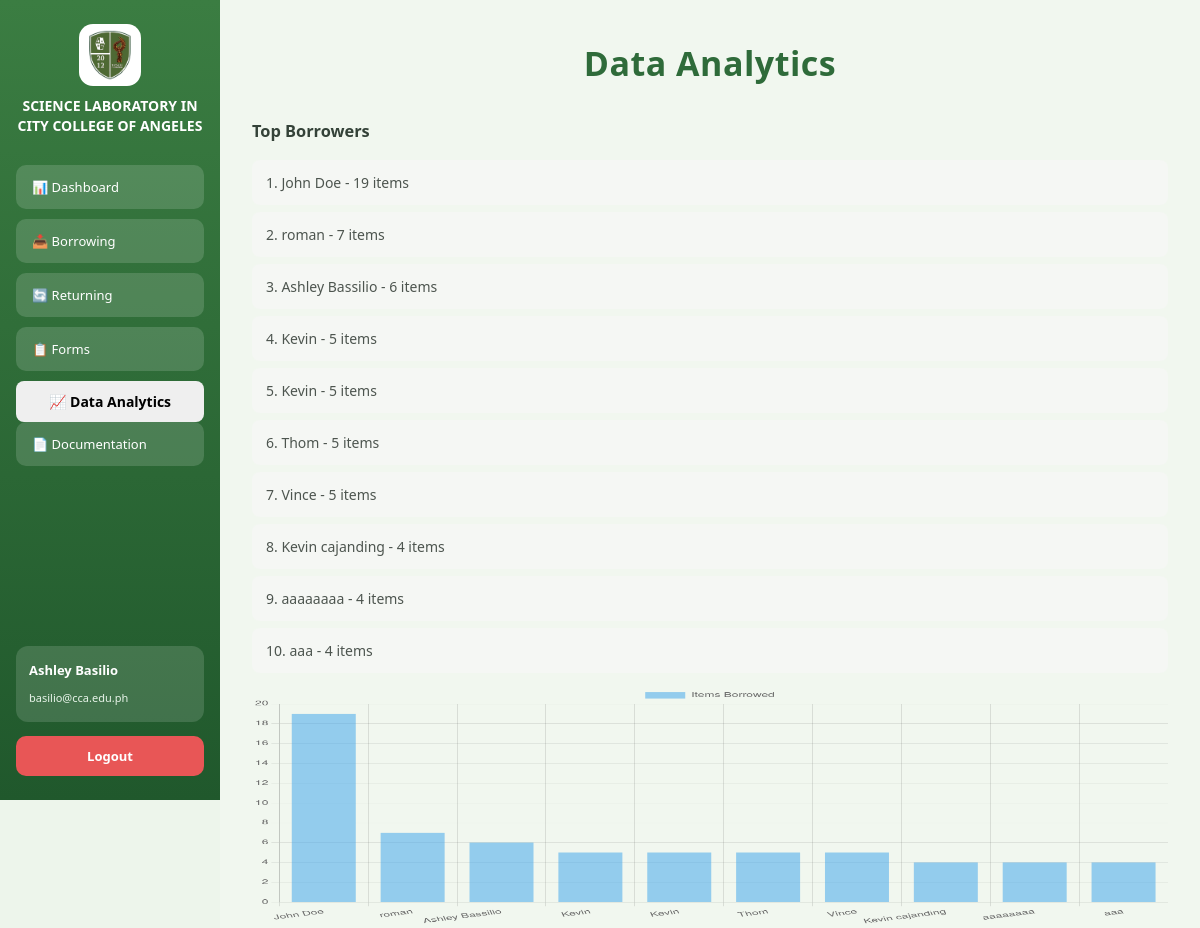
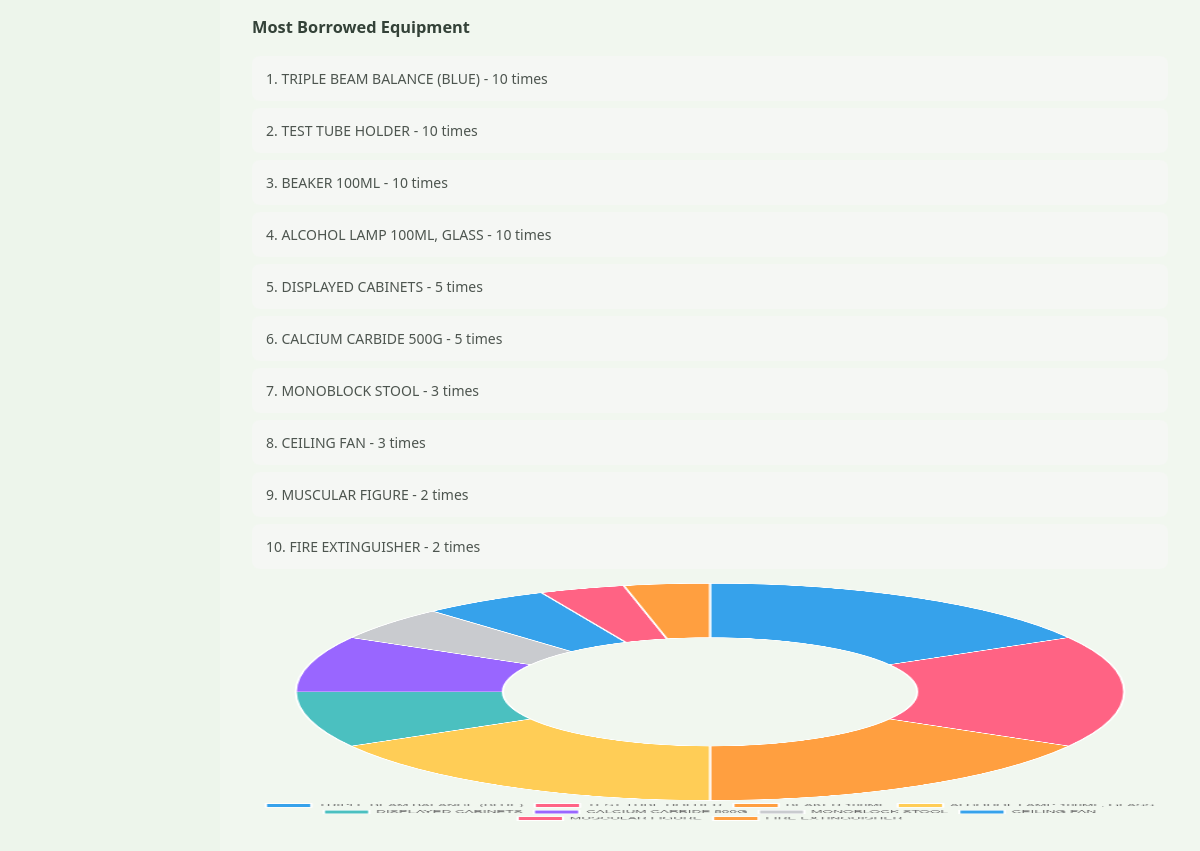
The app's page /analytics (signed in) with its own data (2 pictures, top to bottom).
### tables this page shows
CREATE TABLE "Borrower" (
	"SchoolID"	TEXT,
	"BorrowerName"	TEXT NOT NULL,
	"Email"	TEXT NOT NULL,
	"Department"	TEXT NOT NULL,
	"Contact"	INTEGER NOT NULL,
	"Remarks"	TEXT,
	PRIMARY KEY("SchoolID")
);

CREATE TABLE "Items" (
	"ItemID"	INTEGER,
	"Code"	TEXT NOT NULL,
	"Category"	TEXT NOT NULL,
	"Type"	TEXT NOT NULL,
	"Status"	TEXT NOT NULL,
	"Remarks"	TEXT,
	"Class"	TEXT,
	PRIMARY KEY("ItemID")
);

### app.py (the view)
@app.route('/analytics')
@isLogin
def analytics():
    conn = sqlite3.connect(DB_PATH, timeout=5)
    conn.row_factory = sqlite3.Row
    cur = conn.cursor()
    cur.execute("""
        SELECT
            Borrower.BorrowerName,
            Borrower.SchoolID,
            COUNT(Log.LogID) AS TotalBorrowed
        FROM Log
        JOIN Borrower
            ON Log.SchoolID = Borrower.SchoolID
        GROUP BY Borrower.SchoolID
        ORDER BY TotalBorrowed DESC
        LIMIT 10
    """)
    top_borrowers = cur.fetchall()
    cur.execute("""
        SELECT
            Items.Type,
            COUNT(Log.ItemID) AS BorrowCount
        FROM Log
        JOIN Items
            ON Log.ItemID = Items.ItemID
        GROUP BY Items.Type
        ORDER BY BorrowCount DESC
        LIMIT 10
    """)
    top_items = cur.fetchall()
    conn.close()
    return render_template(
        "analytics.html",
        top_borrowers=top_borrowers,
        top_items=top_items
    )

### app.py (called while the page is built)
def isLogin(func):
    @wraps(func)
    def wrapper(*args, **kwargs):
        if 'username' not in session:
            return render_template('login.html')
        return func(*args, **kwargs)
    return wrapper

### templates/analytics.html (shortened to what this page needs)
<!DOCTYPE html>
<html>
<head>
    <link rel="stylesheet" href="{{ url_for('static', filename='dashboard.css') }}">
</head>
<body>
<div class="container">
<div class="sidebar">
    <div class="logo-header">
        <img src="{{ url_for('static', filename='images/logo.png') }}" class="logo">
        <h2 class="title">
            SCIENCE LABORATORY IN CITY COLLEGE OF ANGELES
        </h2>
    </div>
    <button class="menu-btn" onclick="location.href='dashboard'">
        📊 Dashboard
    </button>
    <button class="menu-btn" onclick="location.href='borrow'">
        📥 Borrowing
    </button>
    <button class="menu-btn" onclick="location.href='returning'">
        🔄 Returning
    </button>
    <button class="menu-btn" onclick="location.href='broken'">
        📋 Forms
    </button>
    <button class="menu-bt active" onclick="location.href='analytics'">
        📈 Data Analytics
    </button>
    <button class="menu-btn" onclick="location.href='documentation'">
        📄 Documentation
    </button>
    <div class="user-box">
        <p class="name">
            Ashley Basilio
        </p>
        <small>
            basilio@cca.edu.ph
        </small>
    </div>
    <button class="logout-btn" onclick="logout()">
        Logout
    </button>
</div>
<div class="main">
<h2 class="page-title">
    Data Analytics
</h2>
<div class="analytics-container">
<div class="analytics-card">
<h3>
Top Borrowers
</h3>
<ul>
{% for row in top_borrowers %}
<li>
{{ loop.index }}.
{{ row["BorrowerName"] }}
-
{{ row["TotalBorrowed"] }}
items
</li>
{% endfor %}
</ul>
<canvas id="borrowerChart"></canvas>
</div>
<div class="analytics-card">
<h3>
Most Borrowed Equipment
</h3>
<ul>
{% for row in top_items %}
<li>
{{ loop.index }}.
{{ row["Type"] }}
-
{{ row["BorrowCount"] }}
times
</li>
{% endfor %}
</ul>
<canvas id="equipmentChart"></canvas>
</div>
</div>
</div>
</div>
<script>
document.addEventListener("DOMContentLoaded", function(){
// GET DATA
const borrowerData = JSON.parse(
document.getElementById("borrowerData").textContent
);
const equipmentData = JSON.parse(
document.getElementById("equipmentData").textContent
);
// BORROWER BAR CHART
new Chart(
document.getElementById("borrowerChart"),
{
type:"bar",
data:{
labels: borrowerData.names,
datasets:[{
label:"Items Borrowed",
data: borrowerData.values
}]
},
options:{
responsive:true,
scales:{
y:{
beginAtZero:true
}
}
}
}
);
// EQUIPMENT DOUGHNUT CHART
new Chart(
document.getElementById("equipmentChart"),
{
type:"doughnut",
data:{
labels: equipmentData.names,
datasets:[{
label:"Borrow Count",
data: equipmentData.values
}]
},
options:{
responsive:true,
plugins:{
legend:{
position:"bottom"
}
}
}
}
);
});
</script>
</body>
</html>

### records on screen
Borrower: BorrowerName "John Doe", TotalBorrowed "19"
Borrower: BorrowerName "roman", TotalBorrowed "7"
Borrower: BorrowerName "Ashley Bassilio", TotalBorrowed "6"
Borrower: BorrowerName "Kevin", TotalBorrowed "5"
Borrower: BorrowerName "Kevin", TotalBorrowed "5"
Borrower: BorrowerName "Thom", TotalBorrowed "5"
Borrower: BorrowerName "Vince", TotalBorrowed "5"
Borrower: BorrowerName "Kevin cajanding", TotalBorrowed "4"
Borrower: BorrowerName "aaaaaaaa", TotalBorrowed "4"
Borrower: BorrowerName "aaa", TotalBorrowed "4"
Items: Type "DISPLAYED CABINETS", BorrowCount "5"

### other values on screen
{{ row["Type"] }} "TRIPLE BEAM BALANCE (BLUE)" "TEST TUBE HOLDER" "BEAKER 100ML" "ALCOHOL LAMP 100ML, GLASS" "CALCIUM CARBIDE 500G" "MONOBLOCK STOOL" "CEILING FAN" "MUSCULAR FIGURE" "FIRE EXTINGUISHER"
{{ row["BorrowCount"] }} "10" "10" "10" "10" "5" "3" "3" "2" "2"
